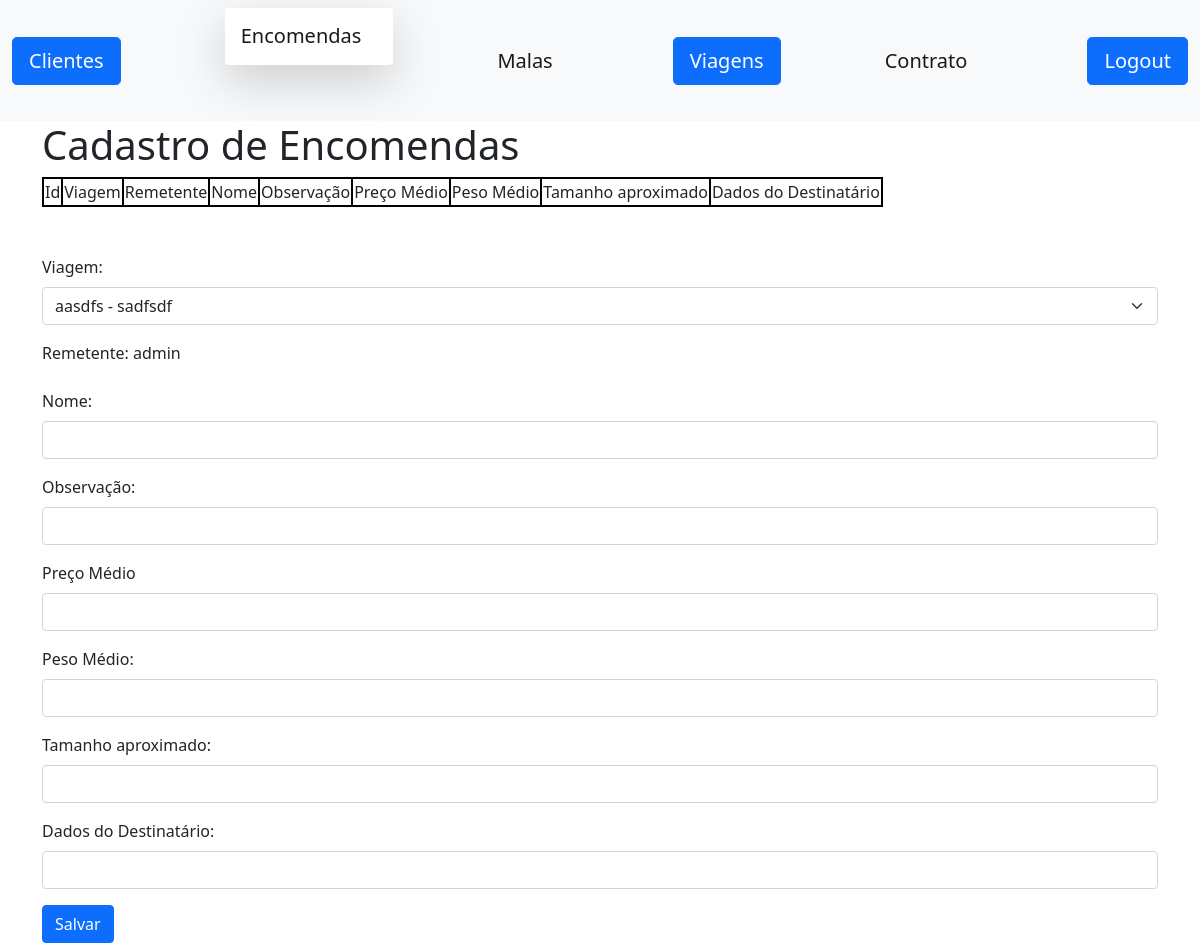
The app's page /orders/orders (signed in), older data.
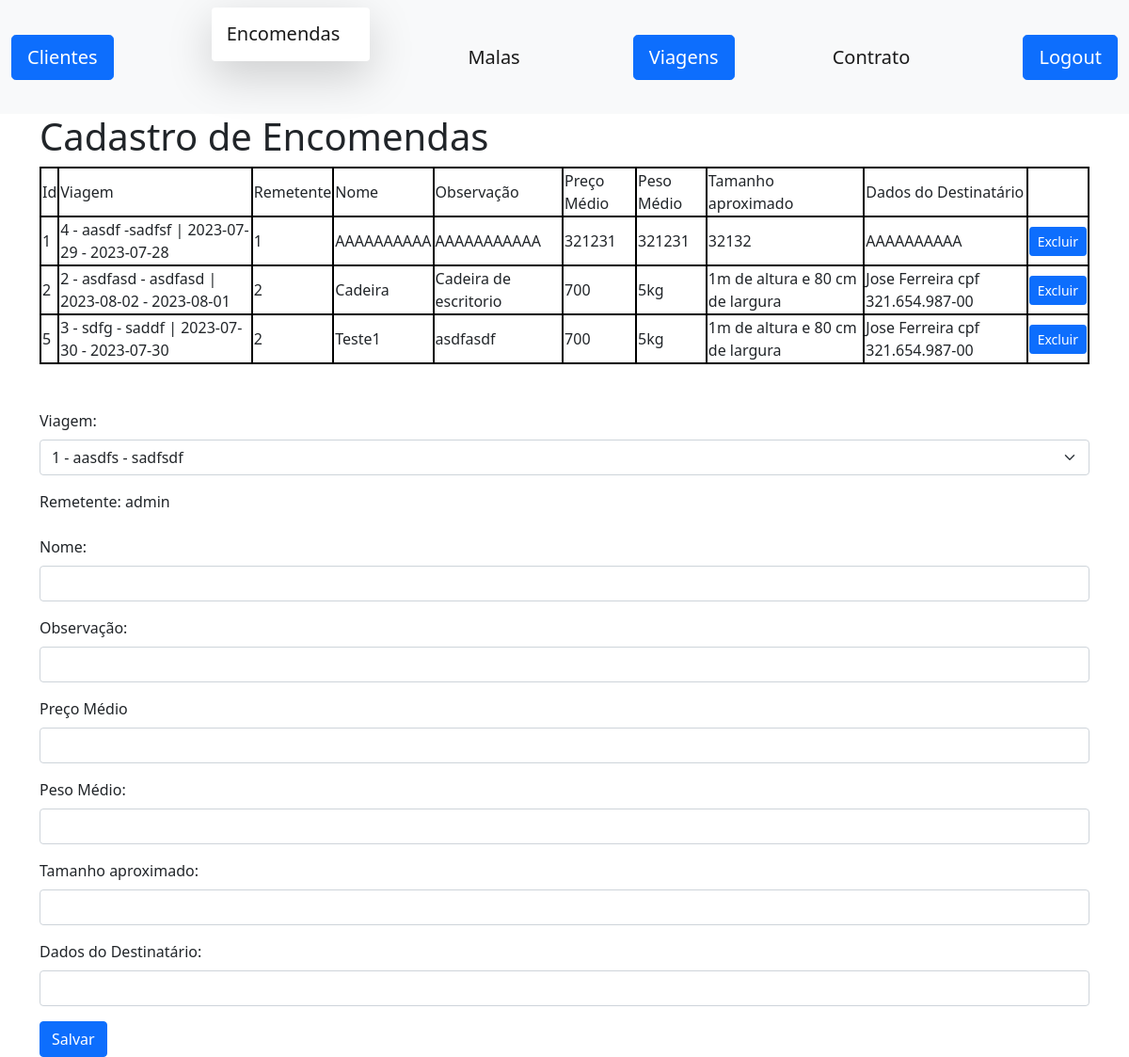
The same page, newer data.
### orders/models.py (models this page shows, shortened)
class Order(models.Model):
    id = models.AutoField(primary_key=True)
    travel = models.ForeignKey(Travel, on_delete=models.CASCADE, related_name="travel")
    id_sender = models.IntegerField(null=False)
    name = models.TextField(max_length=100, null=False)
    description = models.TextField(max_length=255, null=False)
    average_value = models.TextField(max_length=30, null=False)
    approximate_weight = models.TextField(max_length=10, null=False)
    approximate_size = models.TextField(max_length=10, null=False)
    recipient_data = models.TextField(max_length=10, null=False)

### travels/models.py (models this page shows)
class Travel(models.Model):
    id = models.AutoField(primary_key=True)
    responsible_guide = models.TextField(max_length=60, null=False)
    departure_destination = models.TextField(max_length=100, null=False)
    description = models.TextField(max_length=255, null=False)
    type = models.TextField(max_length=30, null=False)
    vehicle_plate = models.TextField(max_length=10, null=False)
    date_departure = models.DateField(null=True, blank=True)
    date_arrival = models.DateField(null=True, blank=True)
    def __str__(self):
        return f"{self.departure_destination} | {self.date_arrival} - {self.date_departure}"

### orders/views.py (the view)
# urls.py: path('orders', orders),
@login_required(login_url="/accounts/login")
def orders(request):
    orders = Order.objects.all()
    orders = orders[:8]
    travels = Travel.objects.all().order_by('-date_departure').values()
    return render(request, "orders.html", {"orders": orders, "travels": travels})

### orders/templates/orders.html (shortened to what this page needs)
<!doctype html>
<html lang="en">
  <head>
    <link href="https://cdn.jsdelivr.net/npm/bootstrap@5.0.2/dist/css/bootstrap.min.css" rel="stylesheet">
  </head>
  <body>
    <nav class="navbar navbar-light bg-light">
      <div class="container-fluid">
        <button onclick="location.href = '/clients/';" class="btn btn-lg btn-primary btn-block" type="submit">Clientes</button>
        <div class="shadow-lg p-3 mb-5 bg-body rounded">
          <span class="navbar-brand mb-0 h1">Encomendas</span>
        </div>
        <span class="navbar-brand mb-0 h1">Malas</span>
        {% if user.is_superuser %}
          <button onclick="location.href = '/travels/';" class="btn btn-lg btn-primary btn-block" type="submit">Viagens</button>
        {% endif %}
        <span class="navbar-brand mb-0 h1">Contrato</span>
        <button onclick="location.href = '/accounts/logout/';" class="btn btn-lg btn-primary btn-block" type="submit">Logout</button>
      </div>
    </nav>
    <div class="container">
      <h1>Cadastro de Encomendas</h1>
        <table>
          <tr>
            <td>Id</td>
            <td>Viagem</td>
            <td>Remetente</td>
            <td>Nome</td>
            <td>Observação</td>
            <td>Preço Médio</td>
            <td>Peso Médio</td>
            <td>Tamanho aproximado</td>
            <td>Dados do Destinatário</td>
          </tr>
          {% for order in orders%}
          <tr>
            <td> {{ order.id }}</td>
            <td> {{ order.travel }}</td>
            <td> {{ order.id_sender }}</td>
            <td> {{ order.name }}</td>
            <td> {{ order.description }}</td>
            <td> {{ order.average_value }}</td>
            <td> {{ order.approximate_weight }}</td>
            <td> {{ order.approximate_size }}</td>
            <td> {{ order.recipient_data }}</td>
            <td>
              <form action="{% url 'delete_order' order.id %}" method="post">
              <button class="btn btn-primary btn-sm" type="submit">Excluir</button>
            </form>
          </td>
        </tr>
        {% endfor %}
        </table>
        <br/><br/>
        <form action="{% url 'save_order' %}" method="post">
            <div class="form-group mb-3">
              <label class="form-label">Viagem:</label>
              <select name="travel" class="form-select" aria-label="Default select example">
                {% for travel in travels %}
                <option value="{{ travel.id }}">{{ travel.departure_destination }}</option>
                {% endfor %}
              </select>
              </div>
            <div class="form-group mb-3">
              <label class="form-label">Remetente:</label>
              {{user.username}}
            </div>
            <div class="mb-3">
            <label for="InputEmail1" class="form-label">Nome:</label>
            <input name="name" type="text" class="form-control" />
            </div>
            <div class="form-group mb-3">
            <label class="form-label">Observação:</label>
            <input name="description" class="form-control" type="text" aria-label="default input example">
            </div>
            <div class="form-group mb-3">
            <label class="form-label">Preço Médio</label>
            <input name="average_value" type="text" class="form-control" />
            </div>
            <div class="form-group mb-3">
            <label class="form-label">Peso Médio:</label>
            <input name="approximate_weight" type="text" class="form-control" />
            </div>
            <div class="form-group mb-3">
            <label class="form-label">Tamanho aproximado:</label>
            <input name="approximate_size" type="text" class="form-control" />
            </div>
            <div class="form-group mb-3">
              <label class="form-label">Dados do Destinatário:</label>
              <input name="recipient_data" class="form-control" type="text" aria-label="default input example">
            </div>
            <button type="submit" class="btn btn-primary">Salvar</button>
        </form>
    </div>
  </body>
</html>

### orders/templates/orders.html (style rules this page uses)
table, th, td { border:2px solid black; }

Row changes from the older to the newer data that the page shows:
added Order: id "1", travel "4 - aasdf -sadfsf | 2023-07-29 - 2023-07-28", id_sender "1", name "AAAAAAAAAA", description "AAAAAAAAAAA", average_value "321231", approximate_weight "321231", approximate_size "32132", recipient_data "AAAAAAAAAA"
added Order: id "2", travel "2 - asdfasd - asdfasd | 2023-08-02 - 2023-08-01", id_sender "2", name "Cadeira", description "Cadeira de escritorio", average_value "700", approximate_weight "5kg", approximate_size "1m de altura e 80 cm de largura", recipient_data "Jose Ferreira cpf 321.654.987-00"
added Order: id "5", travel "3 - sdfg - saddf | 2023-07-30 - 2023-07-30", id_sender "2", name "Teste1", description "asdfasdf", average_value "700", approximate_weight "5kg", approximate_size "1m de altura e 80 cm de largura", recipient_data "Jose Ferreira cpf 321.654.987-00"
Text that changed along with them:
form field travel: "aasdfs - sadfsdf" → "1 - aasdfs - sadfsdf"
